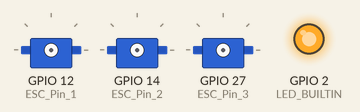
Recording of a sketch running on a simulated ESP32. On the bench: 3 × servo, output pins drawn as LEDs (lit = HIGH). The ROS host is connected and sends only what is stated.

Above: at 0.1 s.
At 2.2 s:
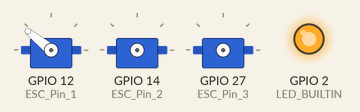
At 4.2 s:
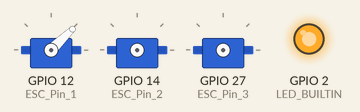
At 6.3 s:
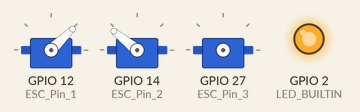
At 8.3 s:
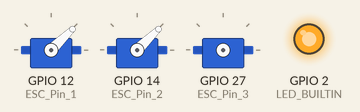
At 12.4 s:
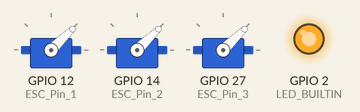
Timing chart, 0 to 13.9 s (numbered marks = the images above):
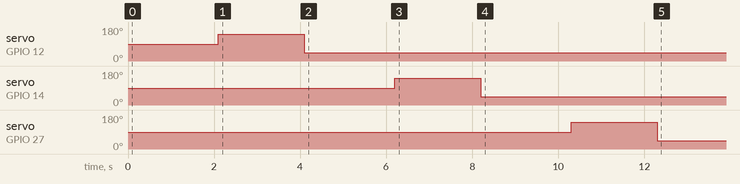

The sketch:

ESP32_microRos.ino
```cpp
#include <Arduino.h>
#include <micro_ros_arduino.h>

#include <stdio.h>
#include <rcl/rcl.h>
#include <rcl/error_handling.h>
#include <rclc/rclc.h>
#include <rclc/executor.h>

#include <std_msgs/msg/int32.h>

#include <ESP32Servo.h>


rcl_allocator_t allocator;
rclc_support_t support;
rcl_node_t node;
rclc_executor_t executor;

rcl_publisher_t publisher;
rcl_subscription_t subscriber;

std_msgs__msg__Int32 msg;
std_msgs__msg__Int32 sensor;


#define RCCHECK(fn) { rcl_ret_t temp_rc = fn; if((temp_rc != RCL_RET_OK)){error_loop();}}
#define RCSOFTCHECK(fn) { rcl_ret_t temp_rc = fn; if((temp_rc != RCL_RET_OK)){}}


#define LED_BUILTIN 2

#define LIMIT_SWITCH_R 23
#define LIMIT_SWITCH_THETA 22
#define LIMIT_SWITCH_Z 21

#define ESC_Pin_1 12     //ESC 出力ピン
#define ESC_Pin_2 14
#define ESC_Pin_3 27

//ESC設定(μs)
#define ESC_Min_PWM 1000  //ESC最小PWM(μs)
#define ESC_Max_PWM 2000  //ESC最大PWM(μs)


Servo esc_1, esc_2, esc_3;
int vol = 1300;
int esc_a, esc_b, esc_c;


void error_loop(){
  while(1){
    digitalWrite(LED_BUILTIN, !digitalRead(LED_BUILTIN));
    delay(100);
  }
}

// Callback
void callback(const void *msgin){

  const std_msgs__msg__Int32 * msg = (const std_msgs__msg__Int32 *)msgin;

  esc_a = (msg->data >> 0) & 1;
  esc_b = (msg->data >> 1) & 1;
  esc_c = (msg->data >> 2) & 1;

  if (esc_a == 1) {
    esc_1.writeMicroseconds(vol);
  } else {
    esc_1.writeMicroseconds(ESC_Min_PWM);
  }
  if (esc_b == 1) {
    esc_2.writeMicroseconds(vol);
  } else {
    esc_2.writeMicroseconds(ESC_Min_PWM);
  }
  if (esc_c == 1) {
    esc_3.writeMicroseconds(vol);
  } else {
    esc_3.writeMicroseconds(ESC_Min_PWM);
  }

  sensor.data = 0;

  if (digitalRead(LIMIT_SWITCH_R) == HIGH) {
    sensor.data += 1;
  }
  if (digitalRead(LIMIT_SWITCH_THETA) == HIGH) {
    sensor.data += 2;
  }
  if (digitalRead(LIMIT_SWITCH_Z) == HIGH) {
    sensor.data += 4;
  }
	// 配信
	RCSOFTCHECK(rcl_publish(&publisher, &sensor, NULL));
}

void setup(){
	// 通信の初期化
	// USB経由の場合
	set_microros_transports();

  pinMode(LED_BUILTIN, OUTPUT);
  digitalWrite(LED_BUILTIN, HIGH);

	// 初期化完了までの待機時間
	delay(2000);

	// micro-ROSのためのメモリ管理
	allocator = rcl_get_default_allocator();

	// micro-ROSのためのサポートクラス
	RCCHECK(rclc_support_init(&support, 0, NULL, &allocator));

	// ノードの生成
  RCCHECK(rclc_node_init_default(&node, "micro_ros_arduino_node", "", &support));

	// Publisher 作成
	RCCHECK(rclc_publisher_init_default(
    &publisher,
    &node,
    ROSIDL_GET_MSG_TYPE_SUPPORT(std_msgs, msg, Int32),
    "micro_ros_arduino_node_publisher"));

	// Subscriber 作成
	RCCHECK(rclc_subscription_init_default(
    &subscriber,
    &node,
    ROSIDL_GET_MSG_TYPE_SUPPORT(std_msgs, msg, Int32),
    "micro_ros_arduino_node_subscriber"));

	// コールバックを管理ためのexecutor
	// Subscriber、Timer、Serviceなどもコールバック関数を設定する
	// Publisherだけなら、以降の処理は必要ない

	int callback_size = 1;	// コールバックを行う数
	executor = rclc_executor_get_zero_initialized_executor();
	RCCHECK(rclc_executor_init(&executor, &support.context, callback_size, &allocator));
  RCCHECK(rclc_executor_add_subscription(&executor, &subscriber, &msg, &callback, ON_NEW_DATA));

  msg.data = 0;
  sensor.data = 0;

  pinMode(LIMIT_SWITCH_R, INPUT);
  pinMode(LIMIT_SWITCH_THETA, INPUT);
  pinMode(LIMIT_SWITCH_Z, INPUT);

  esc_1.attach(ESC_Pin_1);

  delay(100);
  esc_1.writeMicroseconds(ESC_Max_PWM);
  delay(2000);
  esc_1.writeMicroseconds(ESC_Min_PWM);
  delay(2000);

  esc_2.attach(ESC_Pin_2);

  delay(100);
  esc_2.writeMicroseconds(ESC_Max_PWM);
  delay(2000);
  esc_2.writeMicroseconds(ESC_Min_PWM);
  delay(2000);

  esc_3.attach(ESC_Pin_3);

  delay(100);
  esc_3.writeMicroseconds(ESC_Max_PWM);
  delay(2000);
  esc_3.writeMicroseconds(ESC_Min_PWM);
  delay(2000);

}

void loop(){
	// 受信
  	RCSOFTCHECK(rclc_executor_spin_some(&executor, RCL_MS_TO_NS(200)));
  	delay(10);
}
```
